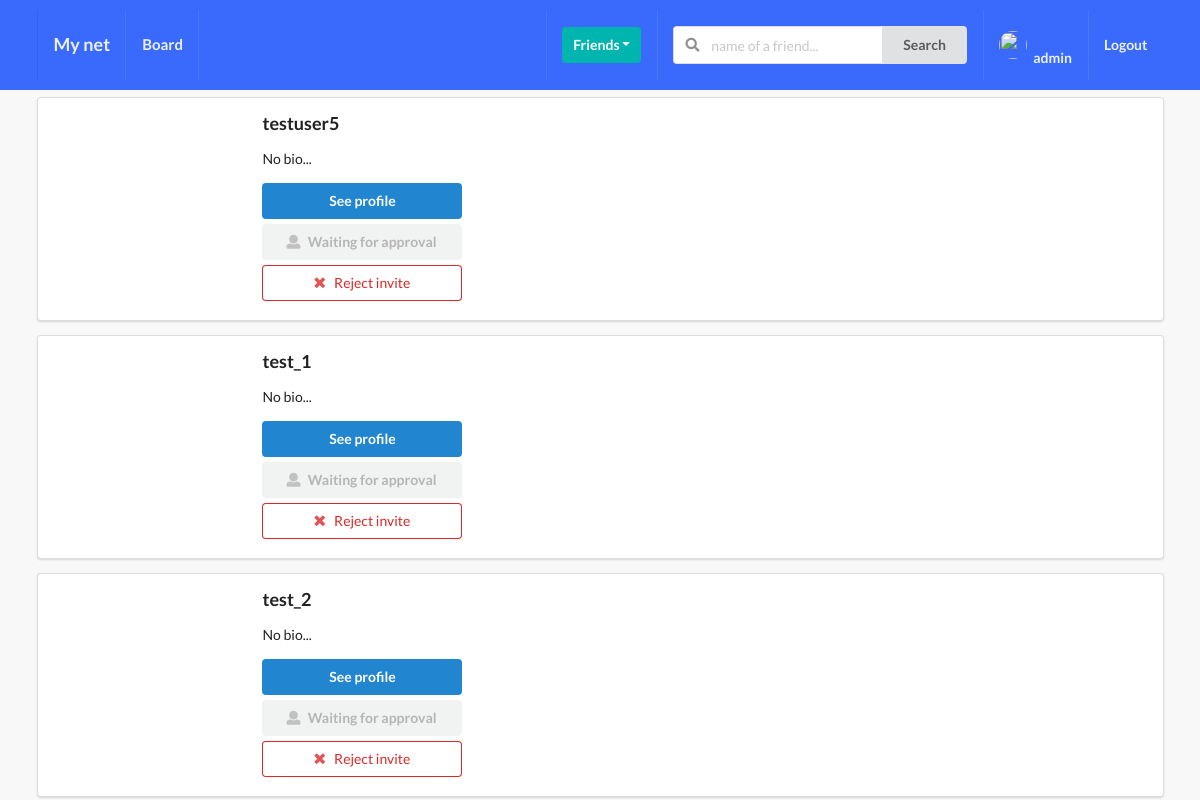
The app's page /profile/to_invite/ (signed in), older data.
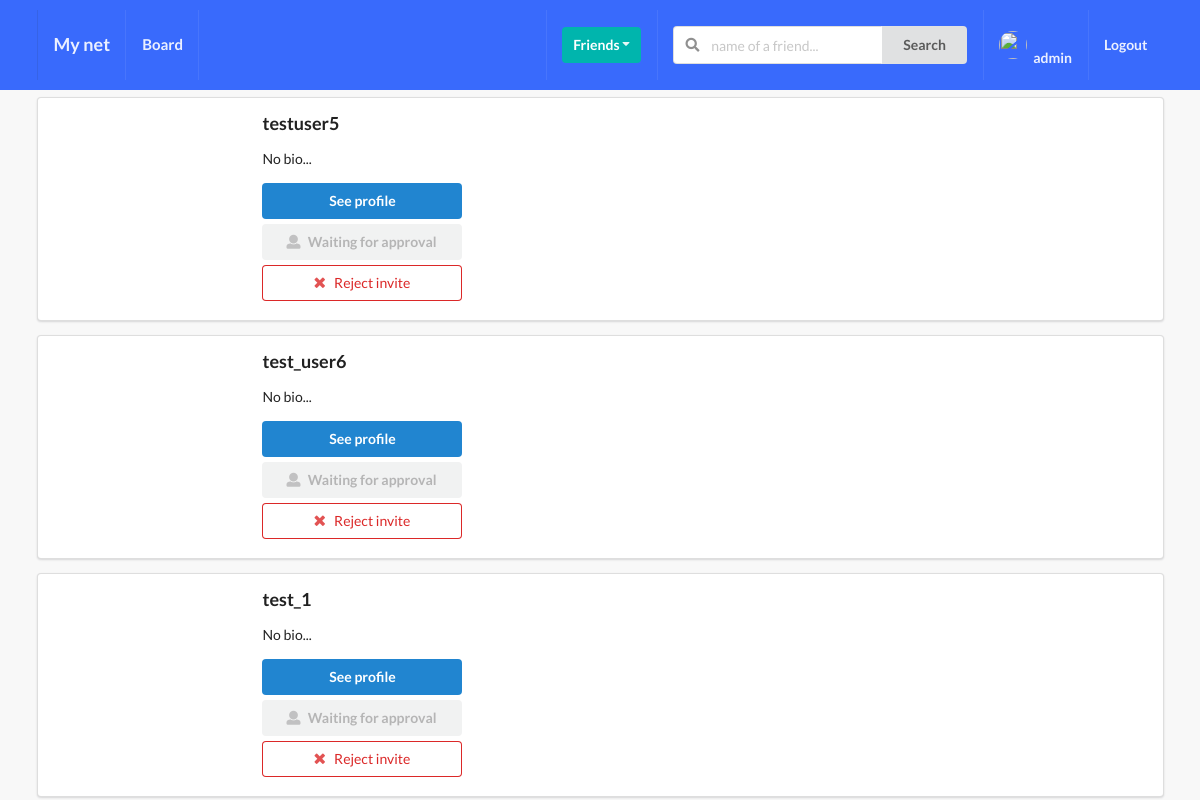
The same page, newer data.
### profile_app/models.py (models this page shows, shortened)
class Profile(models.Model):
    first_name = models.CharField(max_length=200, blank=True)
    last_name = models.CharField(max_length=200, blank=True)
    user = models.OneToOneField(User, on_delete=models.CASCADE)
    bio = models.TextField(default="No bio...", max_length=300)
    email = models.EmailField()
    country = models.CharField(max_length=200, blank=True)
    avatar = models.ImageField(default='avatar.jpg', upload_to='avatars/')
    friends = models.ManyToManyField(User, blank=True, default=None, null=True, related_name='friends')
    slug = models.SlugField(unique=True, blank=True)
    updated = models.DateTimeField(auto_now=True)
    created = models.DateTimeField(auto_now_add=True)
    objects = ProfileManager()
    def get_absolute_url(self):
        return reverse('profiles:profile_detail_view', kwargs={'slug': self.slug})
    __initial_first_name = None
    __initial_last_name = None
    def __init__(self, *args, **kwargs):
        super().__init__(*args, **kwargs)
        self.__initial_first_name = self.first_name
        self.__initial_last_name = self.last_name

### profile_app/views.py (the view)
# urls.py: path('to_invite/', invite_profile_list_view, name='invite_profiles'),
@login_required
def invite_profile_list_view(request):
    user = User.objects.get(username__iexact=request.user)
    profile = Profile.objects.get(user=user)
    qs = Relationship.objects.invatations_sent(sender=profile)
    results = list(map(lambda x: x.receiver, qs))
    is_empty = False
    if len(results) == 0:
        is_empty = True
    context = {
        'qs': results,
        'is_empty': is_empty,
        }
    return render(request, 'profile_app/invite_profiles.html', context=context)

### profile_app/context_processors.py (called while the page is built)
def profile_pic(request):
    if request.user.is_authenticated:
        profile_obj = Profile.objects.get(user=request.user)
        pic = profile_obj.avatar
        return {'picture': pic}
    return {}

def received_invites(request):
    if request.user.is_authenticated:
        profile_obj = Profile.objects.get(user=request.user)
        invites_num = Relationship.objects.invatations_recieved(receiver=profile_obj).count()
        return {'invites_num': invites_num}
    return {}

### profile_app/models.py (called while the page is built)
    def invatations_recieved(self, receiver):
        qs = Relationship.objects.filter(receiver=receiver, status='send')
        return qs

    def invatations_sent(self, sender):
        qs = Relationship.objects.filter(sender=sender, status='send')
        return qs

### profile_app/templates/profile_app/invite_profiles.html (shortened to what this page needs)
{% extends 'base.html' %}
{% block content %}
    {% for obj in qs %}
    <div class="ui segment">
        <div class="ui grid">
            <div class="row">
                <div class="ui three wide column">
                </div>
                <div class="ui thirteen wide column">
                     <h3>{{obj.user}}</h3>
                        <p>{{obj.bio}}</p>
                        <a href={{obj.get_absolute_url}}><button class="ui primary button mb-5 w-big">See profile</button></a>
                        <br>
                        <button class="ui disabled button mb-5 w-big"><i class="user icon"></i>Waiting for approval</button>
                        <br>
                        <form action="{% url 'profiles:reject_sent_invatations' %}" method="POST">
                            <button type="submit" class="ui negative basic button w-big mb-5">
                                <i class="close icon"></i>Reject invite
                            </button>
                        </form>
                </div>
            </div>
        </div>
    </div>
    {% endfor %}
{% endblock content %}

Row changes from the older to the newer data that the page shows:
no longer on this page (row edited): Profile: user "test_2", bio "No bio..."
added Profile: user "test_user6", bio "No bio..."
